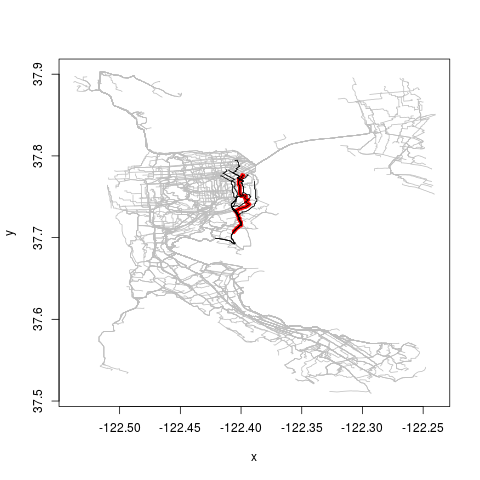

Recreate this plot in R.
### The Duetsch Vahrenhold Grid implementation on smaller San Francisco Data
library(frechet)

### Two helper functions to split the NaN-separated dataset into
### a List. Taken from library trajcomp (https://github.com/mwernerds/trajcomp)
getTrajectoryIDs <- function (Q)
{
    ret = matrix(nrow = nrow(Q));
    startPos = 1;
    k=1;
	for (i in 1:nrow(Q))
	{
	    if (is.nan(Q[i,1])){
	        ret[startPos:(i-1)] = k;
	        ret[i] = NaN;
	        k = k+1;
	        startPos = i+1;
		}
	}
	ret[startPos:nrow(Q)] = k;
    return (ret);
}

tsplit<-function(x) 
{
    indizes = getTrajectoryIDs(x);
    l = split(x,f=indizes);
    l$'NaN'= NULL;
    return(l);
}


### The Main Functionality
data(sanfrancisco)
datalist = tsplit(sanfrancisco);
queryIndex = 5;

### Create a handle for holding the data
ds = internal_createGridDataset();
### Feed the data into C++
tmp = lapply(datalist, function(x) internal_addTrajectory(ds,as.matrix(x)));
### Now, build the index.
meshSize = 1.0;
internal_createIndex_dv(ds, meshSize);

### Now, query
result = internal_gridRangeQuery(ds,as.matrix(datalist[[queryIndex]]),.02);
print(sprintf("Range query found %d",length(result)));


### And visualize (query is red and thick, dataset is gray, found is black and small)
png("grid.png")
plot(sanfrancisco,t="l", col="gray");
lines(datalist[[queryIndex]],col="red", lwd=5)
lapply(result, function(x) lines(x,col="black"))
dev.off();
